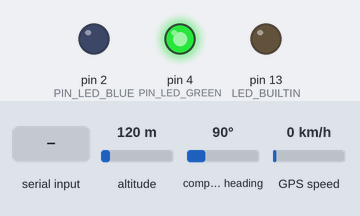
This sketch was run on a simulated Arduino Uno, built with avr-gcc and run on an emulated ATmega328P. Parts: output pins drawn as LEDs (lit = HIGH). Dashed ring = blinking. Inputs (shaded band) come from the test bench; at power-on: altitude 120 m, compass heading 90°, GPS speed 0 km/h. The GPS gets a fix after 3 s at 37.7749, -122.4194 with 8 satellites; what the sketch prints to the serial monitor is not drawn.

Above: at 1.2 s.
1.3 s: "GET" received over Serial
At 1.81 s:
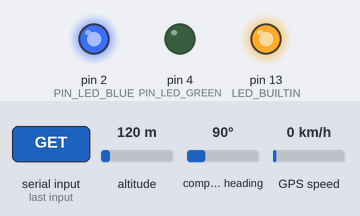
3.0 s: "GPS" received over Serial
At 3.9 s:
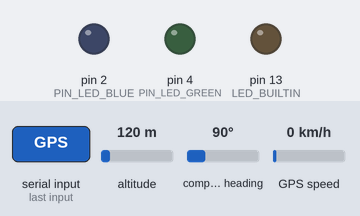
6.5 s: "LED" received over Serial
At 8.3 s:
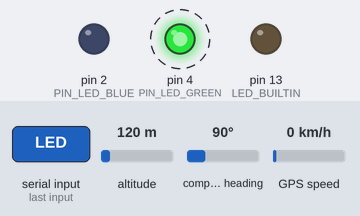
Timing chart, 0 to 16.0 s (numbered marks = the images above; inputs shaded):
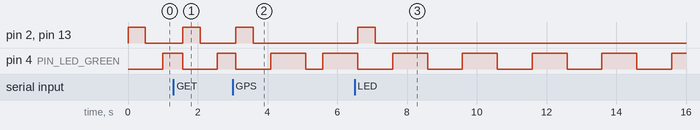

The sketch:

GpsSensor.ino
```cpp
#include <SoftwareSerial.h>
#include <TinyGPS++.h>

TinyGPSPlus gps;
#define PIN_GPS_TX      11            //GPS TX
#define PIN_GPS_RX      12            //GPS RX
static const uint32_t GPSBaud = 9600; //GPS Baudrate
SoftwareSerial ss(PIN_GPS_RX, PIN_GPS_TX);

#define PIN_IO_TX      6              //IO TX
#define PIN_IO_RX      7              //IO RX
static const uint32_t IOBaud = 9600;  //IO Baudrate
SoftwareSerial io_serial(PIN_IO_RX, PIN_IO_TX);

#define PIN_LED_BLUE   2             //GPS TX
#define PIN_LED_GREEN  4
unsigned long led_g_count = 0;
void setup() {
  pinMode(PIN_LED_BLUE, OUTPUT);
  pinMode(PIN_LED_GREEN, OUTPUT);
  // put your setup code here, to run once:
  Serial.begin(GPSBaud);
  ss.begin(GPSBaud);
  //io_serial.begin(4800);
  pinMode(LED_BUILTIN, OUTPUT);
  led_g_count = millis();
}

static void smartDelay(unsigned long ms)                // This custom version of delay() ensures that the gps object is being "fed".
{
  //ss.listen();
  unsigned long start = millis();

  do
  {
    while (ss.available())
      gps.encode(ss.read());
  } while (millis() - start < ms);
}

static void printFloat(float val, bool valid, int len, int prec)
{
  if (!valid)
  {
    while (len-- > 1)
      Serial.print('*');
    Serial.print(' ');
  }
  else
  {
    Serial.print(val, prec);
    int vi = abs((int)val);
    int flen = prec + (val < 0.0 ? 2 : 1); // . and -
    flen += vi >= 1000 ? 4 : vi >= 100 ? 3 : vi >= 10 ? 2 : 1;
    for (int i=flen; i<len; ++i)
      Serial.print(' ');
  }
  smartDelay(0);
}


void _responseNO(Stream &serial){
  serial.println("{\"gps\":none}");
}

String _responseNoGPS(){
  String message = "{\"lat\":";
  message += "-58.3728";
  smartDelay(0);
  message += ",\"lon\":";
  message += "-34.5935";
  smartDelay(0);
  message += ",\"course\":";
  message += "0";
  smartDelay(0);
  message += ",\"speed\":";
  message += "0";
  smartDelay(0);
  message += ",\"sats\":";
  message += "-1";
  message += ",\"SIM\":true";
  message += "}";
  return message;
}

void _responseERROR(Stream &serial){
  serial.println("{\"error\":\"Method not implemented\"}");
}

void _responseBlueLED(Stream &serial){
  digitalWrite(PIN_LED_BLUE, HIGH);
  serial.println("{\"led\":true}");
}
String getGPS(){
  if(gps.location.isValid()){
    String message = "{\"lat\":";
    message += String(gps.location.lat(), 6);
    smartDelay(0);
    message += ",\"lon\":";
    message += String(gps.location.lng(), 6);
    smartDelay(0);
    message += ",\"course\":";
    message += gps.course.deg();
    smartDelay(0);
    message += ",\"speed\":";
    message += gps.speed.kmph();
    smartDelay(0);
    message += ",\"sats\":";
    message += gps.satellites.value();
    message += ",\"SIM\":false";
    message += "}";
    return message;
  }
  else{
    return _responseNoGPS();
  }
}
void _responseGPS(Stream &serial){
  serial.println(getGPS());
}
String getTIME(){
  if(gps.time.isValid()){
    String message = "{\"h\":";
    message += gps.time.hour();
    message += ",\"m\":";
    message += gps.time.minute();
    message += ",\"s\":";
    message += gps.time.second();
    message += ",\"SIM\":false";
    message += "}";
    return message;
  }
  else{
    return _responseNoTIME();
  }
}
String _responseNoTIME(){
  String message = "{\"h\":";
  message += 0;
  message += ",\"m\":";
  message += 0;
  message += ",\"s\":";
  message += 0;
  message += ",\"SIM\":true}";
  return message;
}
void _responseTIME(Stream &serial){
  serial.println(getTIME());
}

void _responseGET(Stream &serial){
  String message = "{\"Pos\":";
  message += getGPS();
  message += ",\"Time\":";
  message += getTIME();
  message += "}";
  serial.println(message);
}


void response(Stream &serial, String method){
  if (method == "GET") {
    _responseGET(serial);
  }
  else if (method == "GPS") {
    _responseGPS(serial);
  }
  else if (method == "LED") {
    _responseBlueLED(serial);
  }
  else if (method == "TIME") {
    _responseTIME(serial);
  }
  else if(method != ""){
    _responseERROR(serial);
  }
}


int led_count = 0;
void request(Stream &serial){
  String req = "";
  while (serial.available()){
    req = req + (char)serial.read();
    led_count = 2;
    led_g_count = 1;
  }

  response(serial, req);
}
int _wait = 0;
void loop() {
  request(Serial);
  //io_serial.listen();
  //request(io_serial);
  if(--led_count > 0){
    digitalWrite(LED_BUILTIN, HIGH);
    digitalWrite(PIN_LED_BLUE, HIGH);
  }
  else if(led_count <= 0){
    digitalWrite(LED_BUILTIN, LOW);
    digitalWrite(PIN_LED_BLUE, LOW);
  }

  if(millis() - led_g_count > 500){
    if(_wait > 0){
      digitalWrite(PIN_LED_GREEN, HIGH);
      _wait = 0;
    }
    else{
      _wait = 1;
      digitalWrite(PIN_LED_GREEN, LOW);
    }
    led_g_count = millis();
  }
  //response(Serial, "GET");
  /*if(gps.location.isValid()){
    Serial.print("{\"gps\":{\"lat\":");
    Serial.print(gps.location.lat(), 6);
    smartDelay(0);
    Serial.print(",\"lon\":");
    Serial.print(gps.location.lng(), 6);
    smartDelay(0);
    Serial.print(",\"course\":");
    Serial.print(gps.course.deg(), 2);
    smartDelay(0);
    Serial.print(",\"speed\":");
    Serial.print(gps.speed.kmph(), 2);
    smartDelay(0);
    Serial.print(",\"sats\":");
    Serial.print(gps.satellites.value());
    Serial.println("}}");
  }*/
  /*if(gps.time.isValid()){
    Serial.print("{\"time\":{\"h\":");
    Serial.print(gps.time.hour());
    Serial.print(",\"m\":");
    Serial.print(gps.time.minute());
    Serial.print(",\"s\":");
    Serial.print(gps.time.second());
    Serial.println("}}");
  }*/
  smartDelay(500);
}
```

Measured:
- after the input at 1.3 s, pin 2 (PIN_LED_BLUE), pin 13 (LED_BUILTIN): LOW → HIGH after 0.27 s, → LOW 0.50 s later; pin 4 (PIN_LED_GREEN): HIGH → LOW after 0.27 s instead of 0.70 s
- after the input at 3.0 s, pin 2 (PIN_LED_BLUE), pin 13 (LED_BUILTIN): LOW → HIGH after 0.09 s, → LOW 0.50 s later
- after the input at 6.5 s, pin 2 (PIN_LED_BLUE), pin 13 (LED_BUILTIN): LOW → HIGH after 0.09 s, → LOW 0.50 s later
